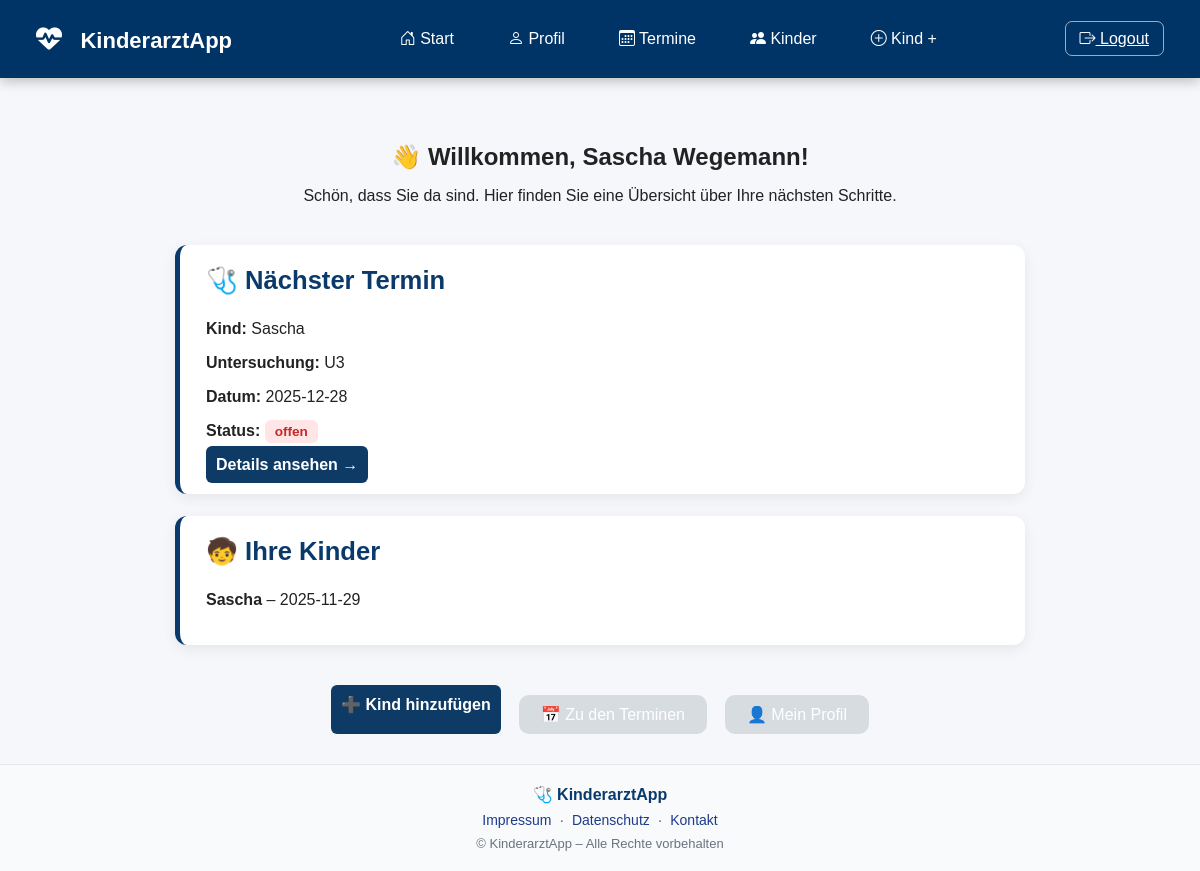
Screenshot of / (signed in) with the database file from the repository.
### modelle.py (models this page shows)
class Eltern(db.Model):
    id = db.Column(db.Integer, primary_key=True)
    name = db.Column(db.String, nullable=False)
    email = db.Column(db.String(120), nullable=False)
    user_id = db.Column(db.Integer, db.ForeignKey("user.id"))
    kinder = db.relationship("Kind", backref="eltern", lazy=True)

class Kind(db.Model):
    id = db.Column(db.Integer, primary_key=True)
    name = db.Column(db.String, nullable=False)
    geburt = db.Column(db.String, nullable=False)
    eltern_id = db.Column(db.Integer, db.ForeignKey("eltern.id"), nullable=False)
    termine = db.relationship("Termin", backref="kind", lazy=True)

class Termin(db.Model):
    id = db.Column(db.Integer, primary_key=True)
    art = db.Column(db.String(10), nullable=False)
    datum = db.Column(db.String, nullable=False)
    bestaetigtes_datum = db.Column(db.String, nullable=True)
    erledigt = db.Column(db.Boolean, default=False)
    kind_id = db.Column(db.Integer, db.ForeignKey("kind.id"), nullable=False)

### app.py (the view)
@app.route("/")
@login_required
def home():
    from datetime import date
    eltern = get_current_parent()
    if not eltern:
        return redirect(url_for("login"))
    heute = date.today().strftime("%Y-%m-%d")
    kinder = Kind.query.filter_by(eltern_id=eltern.id).all()
    termine = (
        Termin.query
        .join(Kind)
        .filter(Kind.eltern_id == eltern.id)
        .order_by(Termin.datum.asc())
        .all()
    )
    naechster = None
    for t in termine:
        if not t.erledigt and t.datum >= heute:
            naechster = t
            break
    return render_template(
        "home.html",
        eltern=eltern,
        kinder=kinder,
        naechster=naechster,
        current_date=heute
    )

### app.py (called while the page is built)
@app.context_processor
def inject_user_status():
    return {
        "is_logged_in": "user_id" in session
    }

def login_required(f):
    @wraps(f)
    def wrapper(*args, **kwargs):
        if "user_id" not in session:
            return redirect(url_for("login"))
        return f(*args, **kwargs)
    return wrapper

def get_current_parent():
    if "user_id" not in session:
        return None
    return Eltern.query.filter_by(user_id=session["user_id"]).first()

### templates/home.html
{% extends "base.html" %}
{% block content %}
<div class="dashboard fade-in">
    <section class="hero" style="text-align:center; margin-top:35px;">
        <h1>👋 Willkommen, {{ eltern.name }}!</h1>
        <p>Schön, dass Sie da sind. Hier finden Sie eine Übersicht über Ihre nächsten Schritte.</p>
    </section>
    <div class="home-wrapper">
        <div class="home-card">
            <h3 class="card-title">🩺 Nächster Termin</h3>
            {% if naechster %}
                <p><strong>Kind:</strong> {{ naechster.kind.name }}</p>
                <p><strong>Untersuchung:</strong> {{ naechster.art }}</p>
                <p><strong>Datum:</strong> {{ naechster.datum }}</p>
                <p><strong>Status:</strong>
                    {% if naechster.erledigt %}
                        <span class="badge badge-green">erledigt</span>
                    {% elif naechster.bestaetigtes_datum %}
                        <span class="badge badge-blue">bestätigt</span>
                    {% else %}
                        <span class="badge badge-red">offen</span>
                    {% endif %}
                </p>
                <a href="{{ url_for('termin_detail', id=naechster.id) }}" class="btn btn-primary">
                    Details ansehen →
                </a>
            {% else %}
                <p>Aktuell ist kein Termin geplant.</p>
            {% endif %}
        </div>
        <div class="home-card">
            <h3 class="card-title">🧒 Ihre Kinder</h3>
            {% if kinder %}
                {% for kind in kinder %}
                    <p><strong>{{ kind.name }}</strong> – {{ kind.geburt }}</p>
                {% endfor %}
            {% else %}
                <p>Noch keine Kinder angelegt.</p>
            {% endif %}
        </div>
    </div>
    <div class="home-buttons">
        <a href="{{ url_for('kind_neu') }}" class="btn btn-primary">➕ Kind hinzufügen</a>
        <a href="{{ url_for('termine') }}" class="btn btn-secondary">📅 Zu den Terminen</a>
        <a href="{{ url_for('eltern_profil') }}" class="btn btn-secondary">👤 Mein Profil</a>
    </div>
</div>
{% endblock %}

### static/style.css (style rules this page uses)
body { margin: 0; font-family: Arial, sans-serif; background: #f5f7fa; color: #222; }
h1, h2 { margin-bottom: 12px; }
.fade-in { animation: fade .4s ease; }
.dashboard { max-width: 900px; margin: auto; padding: 30px; }
.badge { padding: 4px 10px; border-radius: 6px; font-size: 0.9rem; }
.badge-red { background: #ffe5e5; color: #b91c1c; }
.home-wrapper { max-width: 850px; margin: 40px auto; }
.home-card { background: white; border-left: 5px solid #0a3a6b; padding: 20px 26px; border-radius: 12px; box-shadow: 0 4px 14px rgba(0,0,0,0.07); margin-bottom: 22px; }
.card-title { margin-top: 0; margin-bottom: 14px; font-size: 1.15rem; font-weight: 600; color: #0a3a6b; }
.home-buttons { display: flex; justify-content: center; gap: 18px; margin-top: 18px; }
.btn-primary { background: #0a3a6b; color: white !important; padding: 10px 22px; border-radius: 8px; text-decoration: none; font-weight: 600; transition: 0.2s; }
.btn-secondary { background: #145ca8; color: white !important; padding: 10px 22px; border-radius: 8px; text-decoration: none; font-weight: 600; transition: 0.2s; }
.badge { padding: 4px 10px; border-radius: 6px; font-size: 0.85rem; font-weight: 600; }
.badge-red { background:#ffe5e5; color:#c62828; }
html, body { height: 100%; }
body { display: flex; flex-direction: column; }
.btn-primary { padding: 12px; border: none; border-radius: 8px; font-size: 1rem; background: #0d3c61; color: white; cursor: pointer; transition: 0.2s; }
.btn-secondary { padding: 12px; border-radius: 8px; font-size: 1rem; background: #d4e3f1; color: #123c66; text-decoration: none; display: inline-block; transition: 0.2s; }
.card-title { font-size: 1.6rem; margin-bottom: 25px; font-weight: 600; }
.btn-primary { background: #003b71; color: white; padding: 10px 24px; border-radius: 10px; text-decoration: none; border: none; cursor: pointer; }
.btn-secondary { background: #d7dce0; padding: 10px 22px; border-radius: 10px; text-decoration: none; color: black; }
.btn-primary { background-color: #0b488e; border-color: #0b488e; font-size: 18px; border-radius: 10px; }
a { color: #0b488e; }
.btn-primary { background: #0d3b66; color: white; padding: 10px; border-radius: 6px; border: none; font-size: 16px; cursor: pointer; }
.btn-secondary { display: block; margin-top: 10px; color: #0d3b66; text-decoration: none; font-weight: 500; }

### rows the page displays
Eltern: name "Sascha Wegemann"
Kind: kind.name "Sascha", name "Sascha", geburt "2025-11-29"
Termin: art "U3", datum "2025-12-28"
